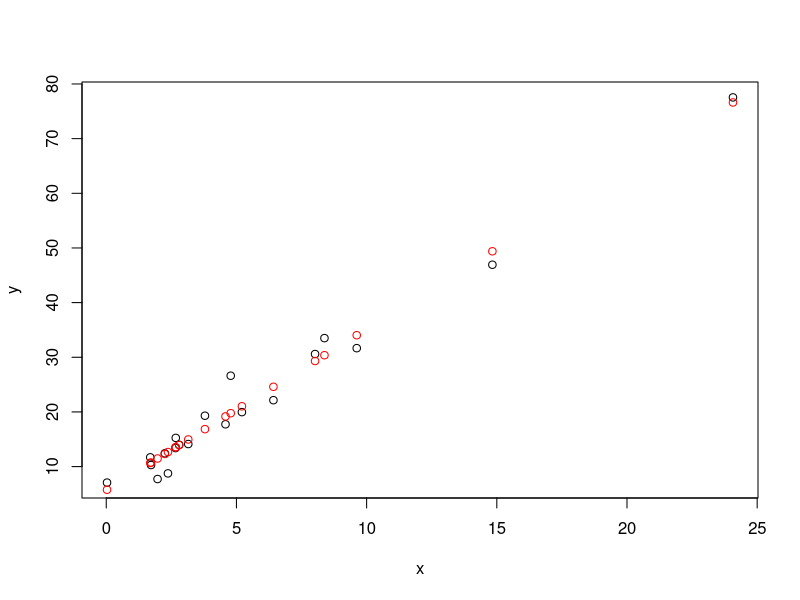

The R source for this figure:

###
x <- round(abs(rnorm(20) * 10) , 2)
y <- 5 + 3*x + rnorm(20, mean=0, sd = 3)

Sxx <- sum( (x - mean(x) )^2 )
Sxy <- sum( (x - mean(x) * y ) )

model <- lm(y ~ x)
preds <- predict(model)
#
plot(x, y)
points(x, preds, col = "red")
#
SSres <- sum( (y - preds)^2 )
SSr <- sum( (preds - mean(y))^2 )
SSt <- sum( (y - mean(y))^2 )
###
MSres <- sum((y - preds)^2) / (length(x) - 2)
#aka
MSres <- sum(resid(model)^2) / model$df.residual
###

# R Squared
R2 <- sum((preds - mean(y))^2) / sum((y - mean(y))^2)
# aka
R2 <- SSr / SSt

# CORRELATION COEFFICIENT
cor(x, y)
#[1] 0.9908928
#and just to double check...
cov(x, y) / ( sqrt(var(x) * var(y)) )
#[1] 0.9908928
#and again...
Sxy / ( sqrt( Sxx * SSt ) )
#[1] 0.9908928

# and note that...
B1 <- sqrt(SSt / Sxx) * cor(x, y) 
# B1 will be the same as
lm(y ~ x)$coefficients[2] #fuckin whoa
# sqrt(SSt / Sxx) # is known as the "scale factor" by which you multiply 
##the correlation between x and y to get the slope

#also note that
cor(x, y)^2 #(often written as "r")
# will be equal to
R2 # r squared from above

# CONFIDENCE INTERVAL FOR INTERCEPT
ciB0 <- function(model, df, perc) { #df = degrees of freedom, perc = the percentage you want to test i.e. .95 for 95% confidence interval
  low <- (1 - perc) / 2
  high <- 1 - low
  B0 <- summary(model)$coefficients[1,1]
  B0se <- summary(model)$coefficients[1,2]
  ciB0 <- c(B0 + (qt(low, nrow(df) - 2) * B0se), B0 + (qt(high, nrow(df) - 2) * B0se))
  ciB0
}

# CONFIDENCE INTERVAL FOR SLOPE
ciB1 <- function(model, df, perc) { #df = degrees of freedom, perc = the percentage you want to test i.e. .95 for 95% confidence interval
  low <- (1 - perc) / 2
  high <- 1 - low
  B1 <- summary(model)$coefficients[2,1]
  B1se <- summary(model)$coefficients[2,2]
  ciB1 <- c(B1 + (qt(low, nrow(df) - 2) * B1se), B1 + (qt(high, nrow(df) - 2) * B1se))
  ciB1
}

# HYPOTHESIS TEST FOR SIGNIFICANCE OF A VARIABLE IN A MODEL
hypVar <- function(mod, df, varNum, perc) {
  degFree <- nrow(df) - nrow(summary(mod)$coefficients)
  testStat <- qt(perc, degFree)
  t <- abs(summary(mod31)$coefficients[varNum, 3])
  print(paste("t:", t))
  print(paste("testStat:", testStat))
  t > testStat
}

# R SQUARED
R2 <- function(model, y) {
  ybar <- mean(y)
  preds <- predict(model)
  sum((preds - ybar)^2) / sum((y - ybar)^2)
}

# PREDICTION INTERVAL
piYihat <- function(x, y, xi, yihat, preds, perc) {
  low <- (1 - perc) / 2
  high <- 1 - low
  n <- length(x)
  xbar <- mean(x)
  
  MSres <- sum((y - preds)^2) / (n - 2)
  Sxx <- sum((x - xbar )^2)
  mess <- sqrt( MSres * (1 + (1/n) + ( (xi - xbar)^2 / Sxx ) ) )
  
  pi <- c(yihat + (qt(low, n - 2) * mess), yihat + (qt(high, n - 2) * mess))
  pi
}

#yihat = predict(MODEL, newdata=data.frame(VARIABLENAME=Xi))
#preds = predict(MODEL)

#piYihat(b1$x8, b1$y, 1800, yihat, preds, .9)
# 4.936392 13.349749 is the 90% prediction interval

# CONFIDENCE INTERVAL
ciYihat <- function(x, y, xi, yihat, preds, perc) {
  low <- (1 - perc) / 2
  high <- 1 - low
  n <- length(x)
  xbar <- mean(x)
  
  MSres <- sum((y - preds)^2) / (n - 2)
  Sxx <- sum((x - xbar )^2)
  mess <- sqrt( MSres * (1/n + ( (xi - xbar)^2 / Sxx ) ) )
  
  ci <- c(yihat + (qt(low, n - 2) * mess), yihat + (qt(high, n - 2) * mess))
  ci
}

#yihat = predict(mod24, newdata=data.frame(x1=275))
#preds = predict(mod24)

#ciYihat(b3$x1, b3$y, 275, yihat, preds, .95)
# 19.58807 21.80952 is the 95% confidence interval


## HYPOTHESIS TESTS AND CONFIDENCE INTERVALS FOR CORRELATIONS
# hard to say if these are really useful or not...
##### HYPOTHESIS
r <- cor(x, y)

arctanh <- function(r) {
  0.5 * log((1 + r) / (1 - r))
}

# the hypothesis test of H0: r = .5
Z0 = (arctanh(r) - arctanh(.5)) * sqrt(length(x) - 3)
# if Z0 is larger than
qt(.975, length(x) - 2)
#then you can reject

###### CONFIDENCE INTERVALS
tanh <- function(u) {
  (exp(u) - exp(-u)) / (exp(u) + exp(-u))
} 

# the 99% confidence interval
quants <- c(.005, .995)
tanh(arctanh(r) - (qnorm(quants) / sqrt(length(x) - 3)))